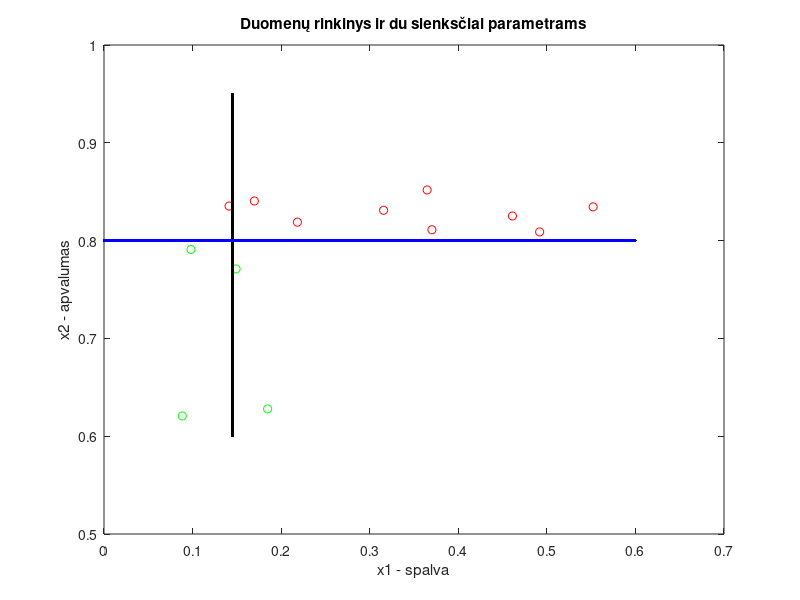

MATLAB code for this plot:
clc
close all
clear all

%Classification using naive Bayes 

% given data:
% x1[] - first feature array, x2[] - second feature array, T - expected outcome
x1 = [0.21835 0.14115 0.37022 0.31565 0.36484 0.46111 0.55223 ...
    0.16975 0.49187 0.14913 0.18474 0.08838 0.098166];
x2 = [0.81884 0.83535 0.8111 0.83101 0.8518 0.82518 0.83449 ...
    0.84049 0.80889 0.77104 0.6279 0.62068 0.79092];
Yinitial = [1 1 1 1 1 1 1 1 1 0 0 0 0];

plot(x1(1:9),x2(1:9),'ro')
hold on
plot(x1(10:13),x2(10:13),'go')


% feature x1 binarization (colour red - 1, colour green - 0)
% feature x2 binarization (shape round - 1, shape not-round - 0)
for i = 1:length(x1)
    
    %threshold is based on the inspection of the x1 data
    if x1(i) >= 0.1450 
        A(i) = 1; 
    else
        A(i) = 0;
    end
    
    %threshold is based on the inspection of the x2 data
    if x2(i) >= 0.8 
        B(i) = 1; 
    else
        B(i) = 0;
    end
    
end

plot(0.1450,0.6:0.001:0.95,'k.')
plot(0:0.001:0.6,0.8,'b.')
title('Duomenų rinkinys ir du slenksčiai parametrams')
xlabel('x1 - spalva')
ylabel('x2 - apvalumas')

%% single case example

% case 3 - A = 1, B = 1

%P(Y=0|A=1,B=1) -> P(Y=0,A=1,B=1) = P(Y=0)P(A=1|Y=0)P(B=1|Y=0) =
%=(4/13)(2/4)(1/4) = 8/208 = 1/26 ~ 0.0385

%P(Y=1|A=1,B=1) -> P(Y=1,A=1,B=1) = P(Y=1)P(A=1|Y=1)P(B=1|Y=1) =
%=(9/13)(8/9)(9/9) = 648/1053 = 8/13 ~ 0.6154

%P(Y=0|A=1,B=1) < P(Y=1|A=1,B=1) = 1/26 <  8/13,
%therefore case 3 is labeled as 1 (Yi = 1) 

%% classification 

%determining the probabilities
selectionArray = [1 2 3 4 11 12 13]; % data points used for determining the probabilities:
% P(Y),P(A|Y),P(B|Y)

%finding P(Y) for a given set
Y = [];
for i = 1:length(selectionArray)
    id = selectionArray(i);
    Y(i) = Yinitial(id);
end
PY(1) = 1-sum(Y)/length(Y); %P(Y=0)
PY(2) = sum(Y)/length(Y); %P(Y=1)

instanceCount = [0 0 0 0 0 0 0 0];

PAY = [0 0 0 0];
PBY = [0 0 0 0];

%finding P(A|Y), P(B|Y) for a given set 
for i = 1:length(selectionArray)
    id = selectionArray(i);
    
    if A(id)==0 && Yinitial(id)==0
        instanceCount(1) = instanceCount(1) + 1;
        PAY(1) = instanceCount(1)/(PY(1)*length(Y)); %P(A=0|Y=0)
    elseif  A(id)==1 && Yinitial(id)==0
       instanceCount(2) = instanceCount(2) + 1; 
       PAY(2) = instanceCount(2)/(PY(1)*length(Y)); %P(A=1|Y=0)
    elseif A(id)==0 && Yinitial(id)==1
        instanceCount(3) = instanceCount(3) + 1; 
        PAY(3) = instanceCount(3)/(PY(2)*length(Y)); %P(A=0|Y=1)
    elseif  A(id)==1 && Yinitial(id)==1
       instanceCount(4) = instanceCount(4) + 1; 
       PAY(4) = instanceCount(4)/(PY(2)*length(Y)); %P(A=1|Y=1)
    end
    
    if B(id)==0 && Yinitial(id)==0
        instanceCount(5) = instanceCount(5) + 1;
        PBY(1) = instanceCount(5)/(PY(1)*length(Y)); %P(B=0|Y=0)
    elseif  B(id)==1 && Yinitial(id)==0
       instanceCount(6) = instanceCount(6) + 1; 
       PBY(2) = instanceCount(6)/(PY(1)*length(Y)); %P(B=1|Y=0)
    elseif B(id)==0 && Yinitial(id)==1
        instanceCount(7) = instanceCount(7) + 1; 
        PBY(3) = instanceCount(7)/(PY(2)*length(Y)); %P(B=0|Y=1)
    elseif  B(id)==1 && Yinitial(id)==1
       instanceCount(8) = instanceCount(8) + 1; 
       PBY(4) = instanceCount(8)/(PY(2)*length(Y)); %P(B=1|Y=1)
    end

end
    
selectionArray = [5 6 10]; % out of the given data points, this set will be classified  
for i = 1:length(selectionArray)
    id = selectionArray(i);

    if A(id) == 1
        pay = PAY(2); %P(A=1|Y=0)
    else 
        pay = PAY(1); %P(A=0|Y=0)
    end
    
    if B(id) == 1
        pby = PBY(2); %P(B=1|Y=0)
    else 
        pby = PBY(1); %P(B=0|Y=0)
    end
    P1 = PY(1)*pay*pby; %P(Y=0|A,B)
    
    if A(id) == 1
        pay = PAY(4); %P(A=1|Y=1)
    else 
        pay = PAY(3); %P(A=0|Y=1)
    end
    
    if B(id) == 1
        pby = PBY(4); %P(B=1|Y=1)
    else 
        pby = PBY(3); %P(B=0|Y=1)
    end
    P2 = PY(2)*pay*pby; %P(Y=1|A,B)
    
    
    if P1 > P2
        label(i) = 0;
    else
        label(i) = 1;
    end
    
    if label(i) == Yinitial(id)
        error(i) = 0;
    else 
        error(i) = 1;
    end
    
    
end

error

%% Išvados
% Šis Naive Bayes klasifikavimo pavyzdys veikia, kol, pavyzdžiui - mokomajame rinkinyje raudonų kriaušių (obuolio sąvybė) yra mažiau nei ne raudonų kriaušių. ...
... šiuo atveju mokomasis rinkinys mažas todėl su pasirinktais slenksčiais pusė kriaušių yra apvalios. Taigi, klasifikavimo sėkmingumas priklauso nuo mokymo ...
... imties pasirinkimo. Didesniame rinkinyje ši priklausomybė nebūtų tokia svarbi, nes parametro vidurkis būtų tikslesnis, leidžiant parinkti slenkstį tiksliau. 

